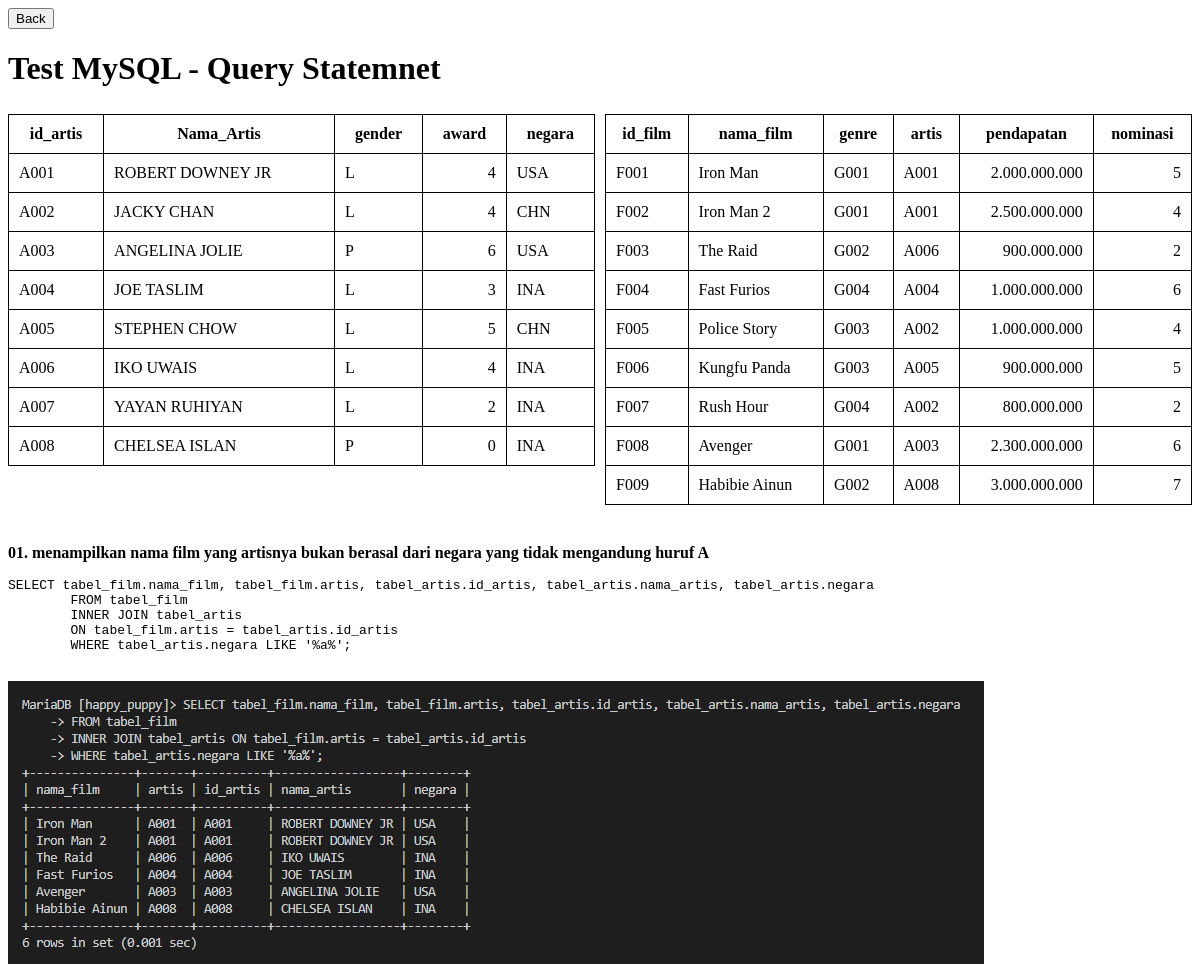
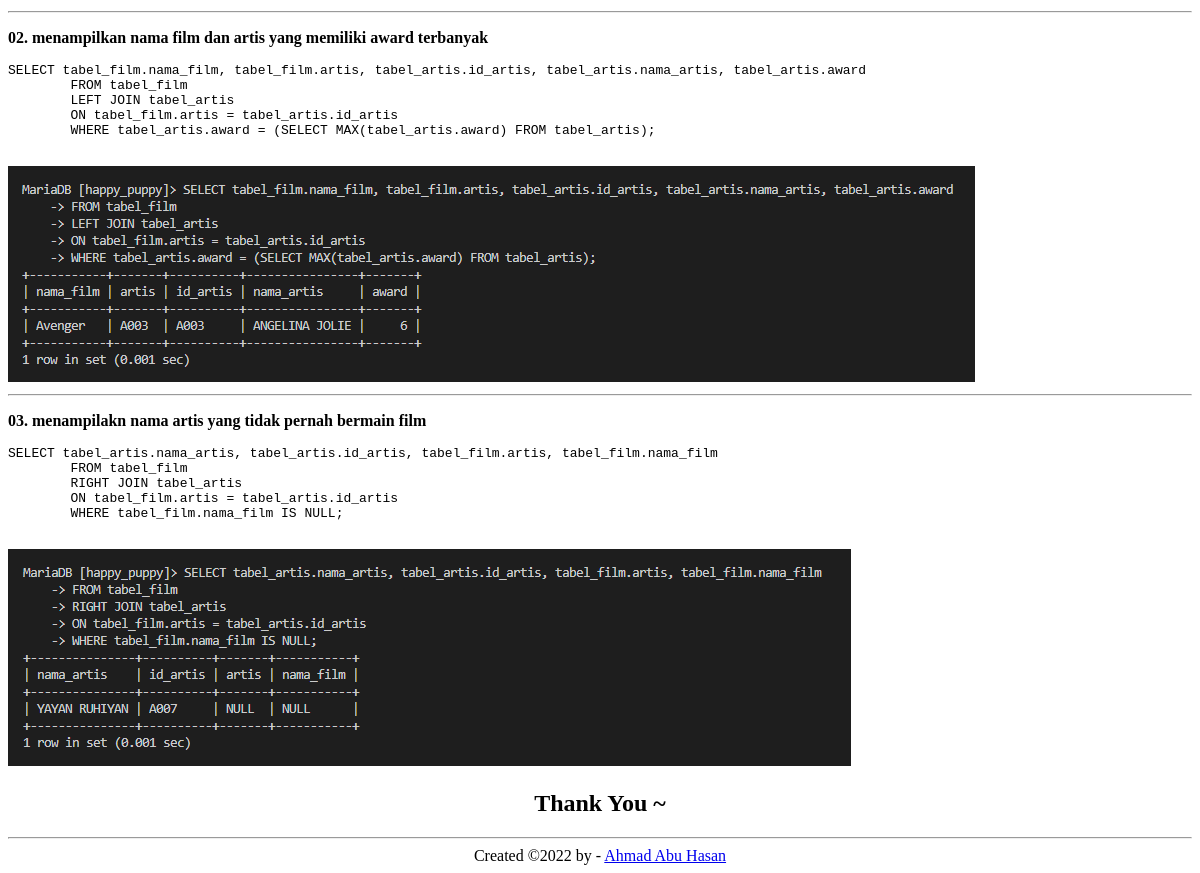
Screenshot of /mysql/index.php with the database file from the repository (2 pictures, top to bottom).
### tables this page shows
CREATE TABLE `tabel_artis` (
  `id_artis` varchar(4) NOT NULL,
  `nama_artis` varchar(20) NOT NULL,
  `gender` char(1) NOT NULL,
  `award` int(11) NOT NULL,
  `negara` varchar(3) NOT NULL
);

CREATE TABLE `tabel_film` (
  `id_film` varchar(4) NOT NULL,
  `nama_film` varchar(20) NOT NULL,
  `genre` varchar(4) NOT NULL,
  `artis` varchar(4) NOT NULL,
  `pendapatan` bigint(20) NOT NULL,
  `nominasi` int(1) NOT NULL
);

### mysql/index.php (the view, shortened to what this page needs)
<?php
include 'connect.php';
?>
<!DOCTYPE html>
<html lang="en">
<head>
</head>
<body>
    <button type="button" onclick="location.href='../'">Back</button>
    <h1>Test MySQL - Query Statemnet</h1>
    <div class="row">
        <div class="column">
            <?php
            $sqlArtis = "SELECT id_artis, nama_artis, gender, award, negara FROM tabel_artis";
            $resultArtis = $conn->query($sqlArtis);
            echo "<table border='1'>";
            echo "<tr>";
            echo "<th>id_artis</th>";
            echo "<th>Nama_Artis</th>";
            echo "<th>gender</th>";
            echo "<th>award</th>";
            echo "<th>negara</th>";
            echo "</tr>";
            if ($resultArtis->num_rows > 0) {
                while ($row = $resultArtis->fetch_assoc()) {
                    echo "<tr><td>" . $row["id_artis"] .
                        "</td><td>" . $row["nama_artis"] .
                        "</td><td>" . $row["gender"] .
                        "</td><td align='right'>" . $row["award"] .
                        "</td><td>" . $row["negara"] .
                        "</td></tr>";
                }
            } else {
                echo "0 results";
            }
            echo "</table>";
            ?>
        </div>
        <div class="column">
            <?php
            $sqlFilm = "SELECT id_film, nama_film, genre, artis, pendapatan, nominasi FROM tabel_film";
            $resultFilm = $conn->query($sqlFilm);
            echo "<table border='1'>";
            echo "<tr>";
            echo "<th>id_film</th>";
            echo "<th>nama_film</th>";
            echo "<th>genre</th>";
            echo "<th>artis</th>";
            echo "<th>pendapatan</th>";
            echo "<th>nominasi</th>";
            echo "</tr>";
            if ($resultFilm->num_rows > 0) {
                while ($row = $resultFilm->fetch_assoc()) {
                    echo "<tr><td>" . $row["id_film"] .
                        "</td><td>" . $row["nama_film"] .
                        "</td><td>" . $row["genre"] .
                        "</td><td>" . $row["artis"] .
                        "</td><td align='right'>" . number_format($row["pendapatan"], 0, ",", ".") .
                        "</td><td align='right'>" . $row["nominasi"] .
                        "</td></tr>";
                }
            } else {
                echo "0 results";
            }
            echo "</table>";
            ?>
        </div>
    </div>
    <br />
    <p><b>01. menampilkan nama film yang artisnya bukan berasal dari negara yang tidak mengandung huruf A</b></p>
    <pre><code>SELECT tabel_film.nama_film, tabel_film.artis, tabel_artis.id_artis, tabel_artis.nama_artis, tabel_artis.negara
        FROM tabel_film
        INNER JOIN tabel_artis
        ON tabel_film.artis = tabel_artis.id_artis
        WHERE tabel_artis.negara LIKE '%a%';</code>
    </pre>
    <img src="01.png">
    <hr>
    <p><b>02. menampilkan nama film dan artis yang memiliki award terbanyak</b></p>
    <pre><code>SELECT tabel_film.nama_film, tabel_film.artis, tabel_artis.id_artis, tabel_artis.nama_artis, tabel_artis.award
        FROM tabel_film
        LEFT JOIN tabel_artis
        ON tabel_film.artis = tabel_artis.id_artis
        WHERE tabel_artis.award = (SELECT MAX(tabel_artis.award) FROM tabel_artis);</code>
    </pre>
    <img src="02.png">
    <hr>
    <p><b>03. menampilakn nama artis yang tidak pernah bermain film</b></p>
    <pre><code>SELECT tabel_artis.nama_artis, tabel_artis.id_artis, tabel_film.artis, tabel_film.nama_film
        FROM tabel_film
        RIGHT JOIN tabel_artis
        ON tabel_film.artis = tabel_artis.id_artis
        WHERE tabel_film.nama_film IS NULL;</code>
    </pre>
    <img src="03.png">
    <h2>Thank You ~</h2>
    <hr>
    <footer>
        Created &copy;<?php echo date("Y") ?> by - <a href="https://github.com/eby8zevin">Ahmad Abu Hasan</a>
    </footer>
</body>
</html>

### mysql/index.php (style rules this page uses)
h2 { text-align: center; }
footer { text-align: center; }
* { box-sizing: border-box; }
.row { display: flex; margin-left: -5px; margin-right: -5px; }
.column { flex: 50%; padding: 5px; }
table { border-collapse: collapse; border-spacing: 0; width: 100%; border: 1px solid #000000; }
th, td { padding: 10px; }

### rows the page displays
tabel_artis: id_artis "A001", nama_artis "ROBERT DOWNEY JR", gender "L", award "4", negara "USA"
tabel_artis: id_artis "A002", nama_artis "JACKY CHAN", gender "L", award "4", negara "CHN"
tabel_artis: id_artis "A003", nama_artis "ANGELINA JOLIE", gender "P", award "6", negara "USA"
tabel_artis: id_artis "A004", nama_artis "JOE TASLIM", gender "L", award "3", negara "INA"
tabel_artis: id_artis "A005", nama_artis "STEPHEN CHOW", gender "L", award "5", negara "CHN"
tabel_artis: id_artis "A006", nama_artis "IKO UWAIS", gender "L", award "4", negara "INA"
tabel_artis: id_artis "A007", nama_artis "YAYAN RUHIYAN", gender "L", award "2", negara "INA"
tabel_artis: id_artis "A008", nama_artis "CHELSEA ISLAN", gender "P", award "0", negara "INA"
tabel_film: id_film "F001", nama_film "Iron Man", genre "G001", artis "A001", pendapatan "2.000.000.000", nominasi "5"
tabel_film: id_film "F002", nama_film "Iron Man 2", genre "G001", artis "A001", pendapatan "2.500.000.000", nominasi "4"
tabel_film: id_film "F003", nama_film "The Raid", genre "G002", artis "A006", pendapatan "900.000.000", nominasi "2"
tabel_film: id_film "F004", nama_film "Fast Furios", genre "G004", artis "A004", pendapatan "1.000.000.000", nominasi "6"
tabel_film: id_film "F005", nama_film "Police Story", genre "G003", artis "A002", pendapatan "1.000.000.000", nominasi "4"
tabel_film: id_film "F006", nama_film "Kungfu Panda", genre "G003", artis "A005", pendapatan "900.000.000", nominasi "5"
tabel_film: id_film "F007", nama_film "Rush Hour", genre "G004", artis "A002", pendapatan "800.000.000", nominasi "2"
tabel_film: id_film "F008", nama_film "Avenger", genre "G001", artis "A003", pendapatan "2.300.000.000", nominasi "6"
tabel_film: id_film "F009", nama_film "Habibie Ainun", genre "G002", artis "A008", pendapatan "3.000.000.000", nominasi "7"
